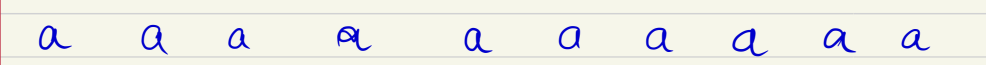
#> input picture Sem 3-4-5-6 rep/Sem 5/FOML/FOML-Sem-5/Testing/IMG_4853 (1).jpg, 1971 x 129 px (shown at 1/2 size)
$ jupyter execute --allow-errors handwriting.ipynb
#> lines starting #> are read from the running program, lines starting #| are printed output that depends on the picture; after the words box and inside, x2 and y2 are one past the last pixel; in counts of white or black regions, pixels touching at a corner belong together
[cell 1]
import matplotlib.pyplot as plt
import numpy as np

[cell 2]
import cv2
import numpy as np

# Load the image
image_a = cv2.imread('IMG_4853 (1).jpg')
#> image_a is the input picture: shape (129, 1971, 3); mean B, G, R 231.8, 236.6, 236.7

columns = 10

# Convert the image_a to grayscale
gray = cv2.cvtColor(image_a, cv2.COLOR_BGR2GRAY)
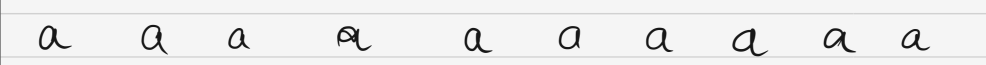
#> gray: shape (129, 1971) (shown at 1/2 size); min 23, max 247, mean 236.4

# Apply thresholding to binarize the image_a (adjust the threshold as needed)
_, binary = cv2.threshold(gray, 128, 255, cv2.THRESH_BINARY)
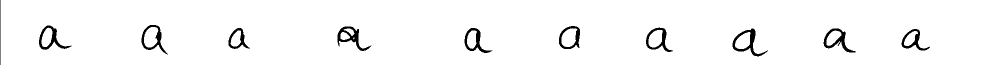
#> binary: shape (129, 1971) (shown at 1/2 size); 96.9% white; 11 black regions, largest, box (x1, y1, x2, y2) and area: (1465, 57, 1536, 113) 945, (675, 53, 743, 102) 942, (1647, 57, 1712, 105) 864

# Calculate the height and width of the image
height, width = binary.shape[:2]
#> height = 129; width = 1971

# Calculate the width of each column
column_width = width // columns
#> column_width = 197

# Crop the image_a into equal columns
for i in range(columns):
    x1 = i * column_width
    x2 = (i + 1) * column_width
    cropped_column = binary[0:height, x1:x2]

    # Remove horizontal lines using morphological operations (adjust the kernel size as needed)
    kernel = np.ones((5, 5), np.uint8)
    cleaned_column = cv2.morphologyEx(cropped_column, cv2.MORPH_OPEN, kernel)

    # Save the cleaned column
    cv2.imwrite(f'./Handwriting/column_{i}.jpg', cleaned_column)
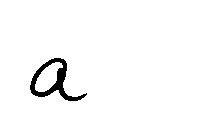
#> cropped_column: shape (129, 197); 97.3% white; 1 black region, box (x1, y1, x2, y2) and area: (30, 58, 87, 101) 684

[cell 3]
import os

def get_image_array(path):
#> called with path = './Handwriting'
    image_list = os.listdir(path)
    images = []
    for img in image_list:
        img = cv2.imread(path + '/' + img, 0)
#> img: shape (129, 197); min 0, max 255, mean 245.1
        img = cv2.resize(img, (400, 400))
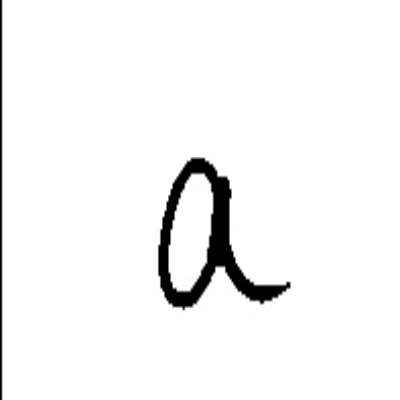
#> img: shape (400, 400); min 0, max 255, mean 245.1
        images.append(img)
    return np.array(images)

[cell 4]
path = "./Handwriting"

[cell 5]
images_a = get_image_array(path)

#> (a cell that did not finish here is left out)

[cell 7]
import cv2
import numpy as np

# Load the image
image_b = cv2.imread('IMG_4854.jpg')
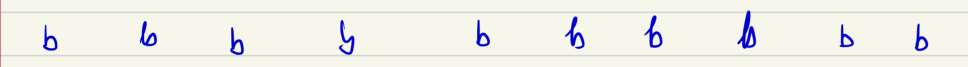
#> input picture Sem 3-4-5-6 rep/Sem 5/FOML/FOML-Sem-5/Testing/IMG_4854.jpg, 1936 x 134 px (shown at 1/2 size)
#> image_b is the input picture: shape (134, 1936, 3); mean B, G, R 232.1, 238, 238.1

columns = 10

# Convert the image to grayscale
gray = cv2.cvtColor(image_b, cv2.COLOR_BGR2GRAY)
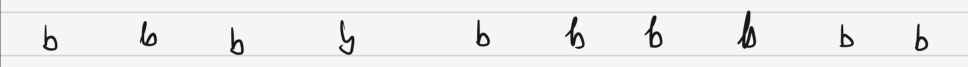
#> gray: shape (134, 1936) (shown at 1/2 size); min 23, max 247, mean 237.7

# Apply thresholding to binarize the image_b (adjust the threshold as needed)
_, binary = cv2.threshold(gray, 128, 255, cv2.THRESH_BINARY)
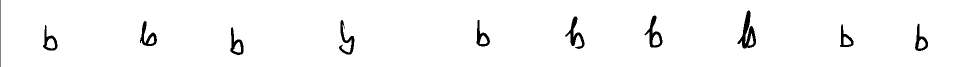
#> binary: shape (134, 1936) (shown at 1/2 size); 97.4% white; 11 black regions, largest, box (x1, y1, x2, y2) and area: (1475, 21, 1512, 97) 1151, (1130, 33, 1169, 98) 778, (1289, 31, 1325, 95) 752

# Calculate the height and width of the image
height, width = binary.shape[:2]
#> height = 134; width = 1936

# Calculate the width of each column
column_width = width // columns
#> column_width = 193

# Crop the image into equal columns
for i in range(columns):
    x1 = i * column_width
    x2 = (i + 1) * column_width
    cropped_column = binary[0:height, x1:x2]

    # Remove horizontal lines using morphological operations (adjust the kernel size as needed)
    kernel = np.ones((5, 5), np.uint8)
    cleaned_column = cv2.morphologyEx(cropped_column, cv2.MORPH_OPEN, kernel)

    # Save the cleaned column
    cv2.imwrite(f'./Handwriting/letter_b{i}.jpg', cleaned_column)
#> this loop made 10 passes
#> pass 1, `cropped_column = binary[0:height, x1:x2]`:
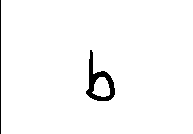
#> cropped_column: shape (134, 193); 97.6% white; 2 black regions, box (x1, y1, x2, y2) and area: (86, 50, 115, 101) 496, (0, 0, 1, 134) 134
#> pass 2, `cropped_column = binary[0:height, x1:x2]`:
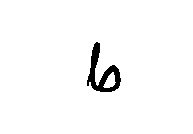
#> cropped_column: shape (134, 193); 97.6% white; 1 black region, box (x1, y1, x2, y2) and area: (87, 42, 121, 92) 629
#> after the loop:
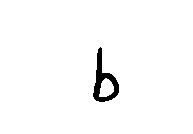
#> cropped_column: shape (134, 193); 98% white; 1 black region, box (x1, y1, x2, y2) and area: (93, 47, 119, 102) 525
